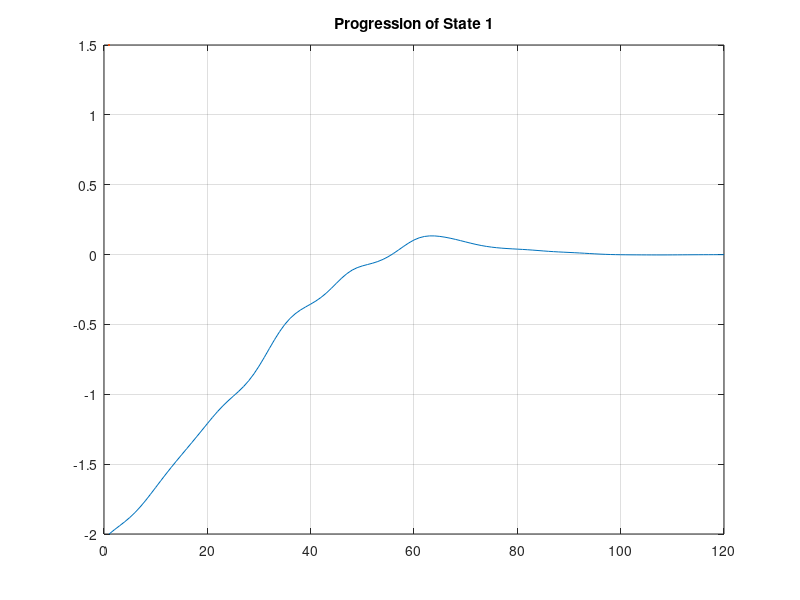
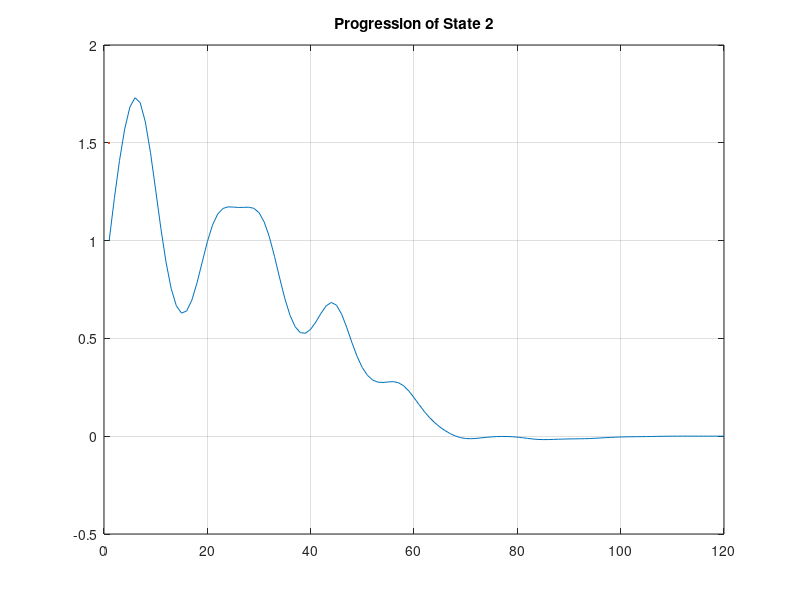

Write MATLAB code to recreate these figures, in order.
close all; clear; clc;

% this file simulates the system described in the paper

% system parameters
n = 2; % states
m = 1; % inputs
k0 = 0;
N = 120;
k = k0:N-1;

% system matrices
A = @(k) [1, 0.0025*k;
    -0.1*cos(0.3*k), 1 + (0.05^1.5)*sqrt(k)*sin(0.5*k)];
B = @(k) 0.05*[1; 1 - 1/(0.1*k + 3)];

% weighing matrices
Q = @(k) (0.04*k + 2)*eye(n);
R = @(k) (5 - 0.02*k);
Q_N = 50*eye(n); % referred to as F in the paper

% solving the Algebraic Riccati equation to obtain P matrices and hence
% optimal control inputs
P = zeros(n, n, 120);
P(:, :, 120) = Q_N;

% obtaining all the P matrices
for i = N-1:-1:k0+1
    P(:,:,i) = Q(i) + (A(i)')*P(:,:,i+1)*A(i) - ...
    (A(i)')*P(:,:,i+1)*B(i)*inv(R(i) + (B(i)')*P(:,:,i+1)*B(i))*(B(i)')*P(:,:,i+1)*A(i); %#ok
end

% obtaining the gain matrices L
L = zeros(m,n,N);
for i = k0+1:N-1
    L(:,:,i) = inv(R(i) + (B(i)')*P(:,:,i+1)*B(i))*(B(i)')*P(:,:,i+1)*A(i);
end

% getting the optimal trajectory
x = zeros(n,1,N);
x(:,:,1) = [-2; 1]; % initial condition as given in the paper
u = zeros(N,1);

for i = k0+1:N-1
    u(i) = -L(:,:,i)*x(:,:,i); % optimal control input
    x(:,:,i+1) = A(i)*x(:,:,i) + B(i)*u(i); % control law
end

state1 = zeros(120,1);
state2 = zeros(120,1);

for i = k0+1:N
    state1(i) = x(1,:,i);
    state2(i) = x(2,:,i);
end

% plotting out the simulated state progression
figure;
plot(1:N, state1, linewidth=1.5)
grid on
hold on
title('Progression of State 1')

figure;
plot(1:N, state2, linewidth=1.5)
grid on
hold on
title('Progression of State 2')
